Frame 1 (no input): blank canvas, image omitted
Frame 60 (no input): blank canvas, image omitted
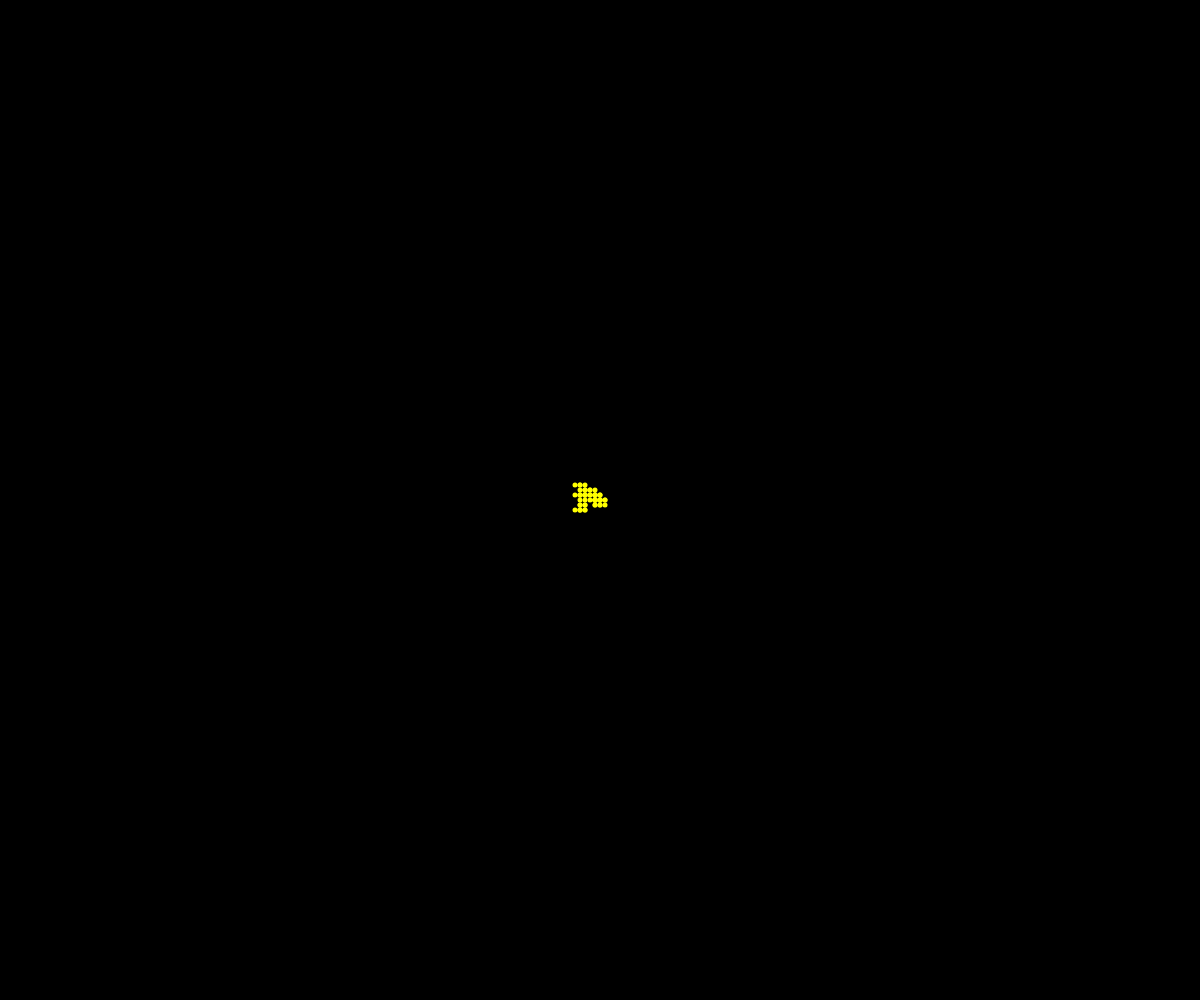
Frame 120 (the mouse pressed at the canvas centre since frame 60)

The p5.js sketch whose frames 1 and 60 were blank and that drew this single picture after the mouse press (run headless with seeded random() and noise() and a simulated clock; from frame 60 on, the mouse is pressed at the canvas centre):

// p5.js sketch
// ── sketch.js
// OOP Walker

let theWalkers = [];
let colorOptions = ["red", "green", "yellow", "purple"];

function setup() {
  createCanvas(windowWidth, windowHeight);
  background("black");
}

function draw() {
  for (let i=0; i<theWalkers.length;i++){
    theWalkers[i].move();
    theWalkers[i].display();
  }
  

}

function mousePressed(){
  let someWalker = new Walker(mouseX, mouseY, random(colorOptions));
  theWalkers.push(someWalker);
}

class Walker {
  constructor(x, y, theColor){
    this.x = x;
    this.y = y;
    this.color = theColor;
    this.speed = 5;
  }

  display() {
    noStroke();
    fill(this.color);
    ellipse(this.x, this.y, 5, 5);
  }

  move() {
    let choice = random(100);

    if (choice<25){
      this.x += this.speed;
    }
    else if (choice<50){
      this.x -= this.speed;
    }
    else if (choice<75){
      this.y += this.speed;
    }
    else {
      this.y -= this.speed;
    }
  }
}
